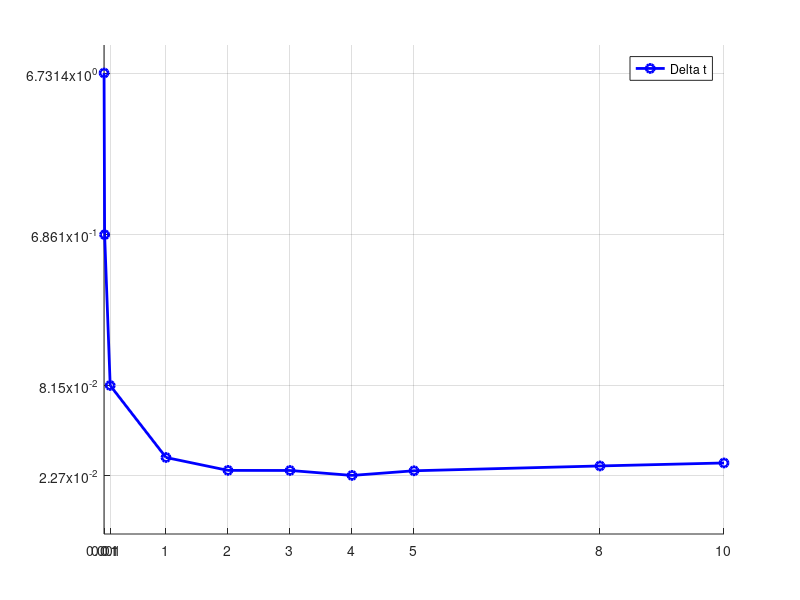

Here is the MATLAB script that generated this plot:
delta_t = [
0.001
0.01
0.10
1.00
2.00
3.00
4.00
5.00
8.00
10.00
];

wallclock_t = [
6.73138720
0.6860812
0.0815144
0.0294698
0.0245616
0.0245368
0.0228758
0.024428
0.0261526
0.027277
]

figure(1);
hold on;
grid on;
semilogy(delta_t, wallclock_t, '-bo', 'LineWidth', 2);
set(gca,'YTick', [6.7314 0.6861 0.0815 0.0227]);
set(gca,'XTick', delta_t);

legend("Delta t");

input("Press enter");